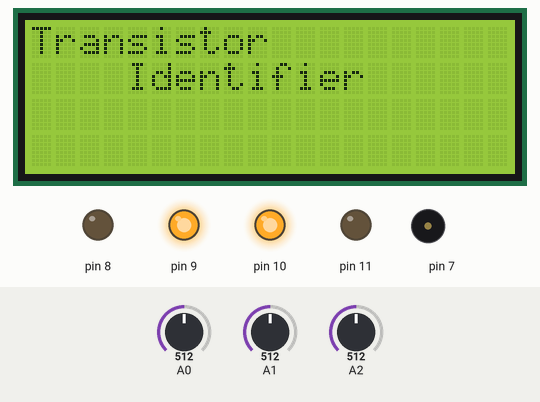
Simulated run of this sketch. Board: Arduino Uno, built with avr-gcc and run on an emulated ATmega328P. On the bench: 20×4 character LCD, output pins drawn as LEDs (lit = HIGH), buzzer (waves = sounding). The inputs (shaded band) are chosen by the test bench; at power-on: A0 = 512, A1 = 512, A2 = 512. What the sketch prints to the serial monitor is not drawn.

Above: at 0.2 s.
At 0.8 s:
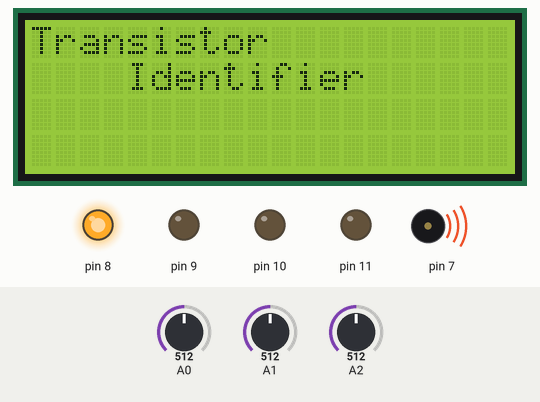
At 1.2 s:
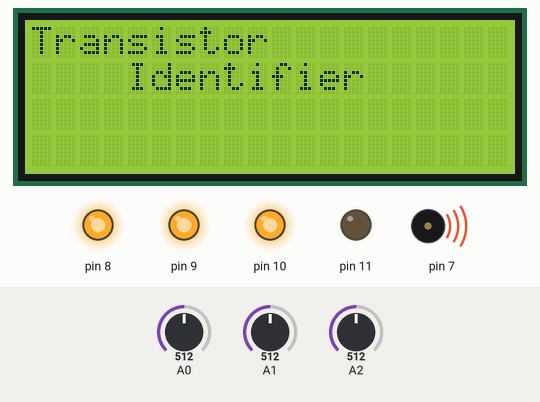
At 1.6 s:
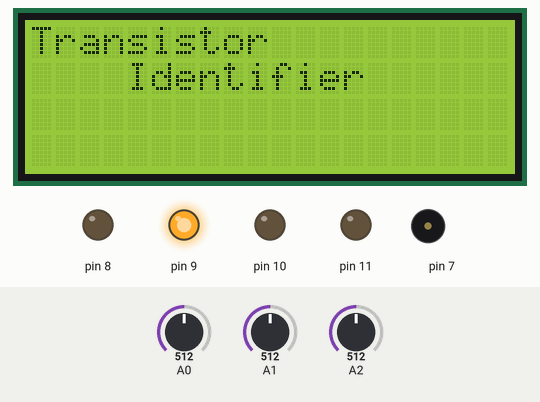
Timing chart, 0 to 3.1 s (numbered marks = the images above):
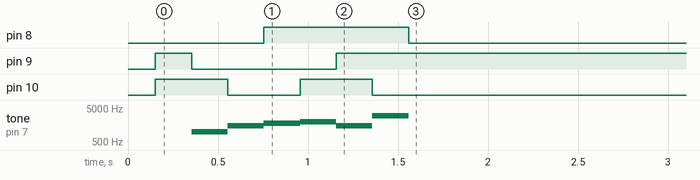

The sketch:

Transistor-identifier-i2c.ino
```cpp
//Transistor Identifier by: Seyed Roohollah marashi
//Srmarashi@yahoo.com    vitapour Gmbh Austria, Wien
// ATT: some special Transistors will not be detect with this project because of when the number of HFE are too close
// to each other. surely the component tester are more advanced and usefull  but this is very fast way to
// identifie Transistors.........Thanks for your time

#include <Wire.h>
#include <LiquidCrystal_I2C.h>
int No1;
int No2;
int No3;


int case1 = 0;
int case2 = 0;
int case3 = 0;
int case4 = 0;
int case5 = 0;
int case6 = 0;
int case7 = 0;
int case8 = 0;

LiquidCrystal_I2C lcd(0x3f, 20, 4);

void setup() {

  lcd.init();                      // initialize the lcd
  lcd.init();
  // Print a message to the LCD.
  lcd.backlight();


  // initialize digital pin LED_BUILTIN as an output.
  pinMode(7, OUTPUT);
  pinMode(8, OUTPUT);
  pinMode(9, OUTPUT);
  pinMode(10, OUTPUT);
  pinMode(11, OUTPUT);
  Serial.begin(9600);

  lcd.setCursor(0, 0);
  lcd.print("Transistor ");
  lcd.setCursor(0, 1);
  lcd.print("    Identifier");


  Serial.print("case #1 ->");
  digitalWrite(8, LOW);   // turn the LED on (HIGH is the voltage level)
  digitalWrite(9, HIGH);    // turn the LED off by making the voltage LOW
  digitalWrite(10, HIGH);
  No1 = analogRead(A0);
  No2 = analogRead(A1);
  No3 = analogRead(A2);
  Serial.print(No1);
  Serial.print("-");
  Serial.print(No2);
  Serial.print("-");
  Serial.println(No3);
  //N-channel  Mosfet  S-D-G
  if ((No1 >= 150) and (No2 >= 400) and (No3 >= 800)) case1 = 1;

  //N-channel  Mosfet  G-D-S
  if ((No1 <= 5) and (No2 >= 800) and (No3 >= 800)) case1 = 2;
  if ((No1 >= 800) and (No2 >= 800) and (No3 <= 100)) case1 = 3;


  delay(200);  tone(7, 1000);


  Serial.print("case #2 ->");
  digitalWrite(8, LOW);   // turn the LED on (HIGH is the voltage level)
  digitalWrite(9, LOW);    // turn the LED off by making the voltage LOW
  digitalWrite(10, HIGH);
  No1 = analogRead(A0);
  No2 = analogRead(A1);
  No3 = analogRead(A2);
  Serial.print(No1);
  Serial.print("-");
  Serial.print(No2);
  Serial.print("-");
  Serial.println(No3);

  //N-channel  Mosfet  S-D-G
  if ((No1 > 150) and (No2 >= 100) and (No3 > 900)) case2 = 1;
   if ((No1 > 150) and (No2 <= 50) and (No3 <=  50)) case2 = 4;

  //N-channel  Mosfet  G-D-S
  if ((No1 == 0) and (No2 >= 300) and (No3 > 400)) case2 = 2;

  delay(200);  tone(7, 1500);

  Serial.print("case #3 ->");
  digitalWrite(8, LOW);   // turn the LED on (HIGH is the voltage level)
  digitalWrite(9, LOW);    // turn the LED off by making the voltage LOW
  digitalWrite(10, LOW);
  No1 = analogRead(A0);
  No2 = analogRead(A1);
  No3 = analogRead(A2);
  Serial.print(No1);
  Serial.print("-");
  Serial.print(No2);
  Serial.print("-");
  Serial.println(No3);
  //N-channel  Mosfet  S-D-G
  if ((No1 <= 5) and (No2 <= 5) and (No3 >= 0)) case3 = 1;
  //N-channel  Mosfet  G-D-S
  if ((No1 <= 5) and (No2 >= 1) and (No3 == 0)) case3 = 2;


  delay(200);  tone(7, 1800);

  Serial.print("case #4 ->");
  digitalWrite(8, HIGH);   // turn the LED on (HIGH is the voltage level)
  digitalWrite(9, LOW);    // turn the LED off by making the voltage LOW
  digitalWrite(10, LOW);
  No1 = analogRead(A0);
  No2 = analogRead(A1);
  No3 = analogRead(A2);
  Serial.print(No1);
  Serial.print("-");
  Serial.print(No2);
  Serial.print("-");
  Serial.println(No3);
  //N-channel  Mosfet  S-D-G
  if ((No1 > 200) and (No2 > 200) and (No3 >= 0)) case4 = 1;
  //N-channel  Mosfet  G-D-S
  if ((No1 > 300) and (No2 == 0) and (No3 == 0)) case4 = 2;
if ((No1 < 200) and (No2 < 300) and (No3 >= 0)) case4 = 5;
if ((No1 == 0) and (No2 == 0) and (No3 >= 0)) case4 = 6;

  delay(200);  tone(7, 2000);


  Serial.print("case #5 ->");
  digitalWrite(8, HIGH);   // turn the LED on (HIGH is the voltage level)
  digitalWrite(9, LOW);    // turn the LED off by making the voltage LOW
  digitalWrite(10, HIGH);
  No1 = analogRead(A0);
  No2 = analogRead(A1);
  No3 = analogRead(A2);
  Serial.print(No1);
  Serial.print("-");
  Serial.print(No2);
  Serial.print("-");
  Serial.println(No3);

  //N-channel  Mosfet  S-D-G
  if ((No1 > 200) and (No1 < 900) and (No2 > 200) and (No3 > 800)) case5 = 1;

  //N-channel  Mosfet  G-D-D
  if ((No1 > 900) and (No2 > 200) and (No3 > 300)) case5 = 2;
  delay(200);  tone(7, 1500);

  Serial.print("case #6 ->");
  digitalWrite(8, HIGH);   // turn the LED on (HIGH is the voltage level)
  digitalWrite(9, HIGH);    // turn the LED off by making the voltage LOW
  digitalWrite(10, HIGH);
  No1 = analogRead(A0);
  No2 = analogRead(A1);
  No3 = analogRead(A2);
  Serial.print(No1);
  Serial.print("-");
  Serial.print(No2);
  Serial.print("-");
  Serial.println(No3);

  //N-channel  Mosfet  S-D-G
  if ((No1 > 500) and (No2 > 900) and (No3 > 900)) case6 = 1;
  //N-channel  Mosfet  G-D-S
  if ((No1 > 800) and (No2 > 800) and (No3 > 800) and (case5 = 2)) case6 = 2;

  delay(200);  tone(7, 3000);


  Serial.print("case #7 ->");
  digitalWrite(8, HIGH);   // turn the LED on (HIGH is the voltage level)
  digitalWrite(9, HIGH);    // turn the LED off by making the voltage LOW
  digitalWrite(10, LOW);
  No1 = analogRead(A0);
  No2 = analogRead(A1);
  No3 = analogRead(A2);
  Serial.print(No1);
  Serial.print("-");
  Serial.print(No2);
  Serial.print("-");
  Serial.println(No3);

  //N-channel  Mosfet  S-D-G
  if ((No1 > 900) and (No2 > 900) and (No3 > 0)) case7 = 1;

  //N-channel  Mosfet  G-D-S
  if ((No1 > 700) and (No2 > 400) and (No3 > 200) and (case4 == 2)) case7 = 2;


  delay(200);  tone(7, 3100);


  Serial.print("case #8 ->");
  digitalWrite(8, LOW);   // turn the LED on (HIGH is the voltage level)
  digitalWrite(9, HIGH);    // turn the LED off by making the voltage LOW
  digitalWrite(10, LOW);
  No1 = analogRead(A0);
  No2 = analogRead(A1);
  No3 = analogRead(A2);
  Serial.print(No1);
  Serial.print("-");
  Serial.print(No2);
  Serial.print("-");
  Serial.println(No3);
  //N-channel  Mosfet  S-D-G
  if ((No1 > 150) and (No2 > 900) and (No3 >= 0)) case8 = 1;

  //N-channel  Mosfet  G-D-S
  if ((No1 > 150) and (No2 > 900) and (No3 == 0)  and (case2 == 2)) case8 = 2;


  noTone(7);

  // Print Case # amount
  Serial.print(case1);
  Serial.print("-");
  Serial.print(case2);
  Serial.print("-");
  Serial.print(case3);
  Serial.print("-");
  Serial.print(case4);
  Serial.print("-");
  Serial.print(case5);
  Serial.print("-");
  Serial.print(case6);
  Serial.print("-");
  Serial.print(case7);
  Serial.print("-");
  Serial.println(case8);

  //NO Component or UnKnown item
  if ((case1 == 2) and (case2 == 0) and (case3 == 1) and (case4 == 2) and (case5 == 2) and (case6 == 2) and (case7 == 1) and (case8 == 1))
  {
    Serial.println("UnKnown Component or Socket Empty");
    lcd.setCursor(0, 0);
    lcd.print("!UnKnown item!");
    lcd.setCursor(0, 1);
    lcd.print("Socket Empty  ");
  }

  if ((case1 == 3) and (case2 == 4) and (case3 == 1) and (case4 == 6) and (case5 == 2) and (case6 == 2) and (case7 == 0) and (case8 == 0))
  {
    Serial.println("UnKnown Component or Socket Empty");
    lcd.setCursor(0, 0);
    lcd.print("UnKnown Component");
    lcd.setCursor(0, 1);
    lcd.print("Socket Empty");
  }

  //N-channel  Mosfet  S-D-G ANswer
  if ((case1 == 3) and (case2 == 0) and (case3 == 1) and (case4 == 6) and (case5 == 2) and (case6 == 2) and (case7 == 0) and (case8 == 0))
  {
    Serial.println("N-Channel MOSFET  1=Source 2=Drain 3=Gate");
    lcd.setCursor(0, 0);
    lcd.print("N-Ch MOSFET");
    lcd.setCursor(0, 1);
    lcd.print("1=Src 2=Drn 3=Gte");
  }

  //N-channel  Mosfet  G-D-S ANswer
  if ((case1 == 0) and (case2 == 4) and (case3 == 1) and (case4 == 0) and (case5 == 2) and (case6 == 2) and (case7 == 0) and (case8 == 0))
  {
    Serial.println("N-Channel MOSFET  1=Gate 2=Drain 3=Source");
    lcd.setCursor(0, 0);
    lcd.print("N-Ch MOSFET");
    lcd.setCursor(0, 1);
    lcd.print("1=Gte 2=Drn 3=Src");;
  }


  //P-channel  Mosfet  S-D-G ANswer
  if ((case1 == 3) and (case2 == 0) and (case3 == 1) and (case4 == 5) and (case5 == 2) and (case6 == 2) and (case7 == 0) and (case8 == 0))
  {
    Serial.println("P-Channel MOSFET  1=Source 2=Drain 3=Gate");
    lcd.setCursor(0, 0);
    lcd.print("P-Ch MOSFET");
    lcd.setCursor(0, 1);
    lcd.print("1=Src 2=Drn 3=Gte");;
  }


  //P-channel  Mosfet  G-D-S ANswer
  if ((case1 == 0) and (case2 == 4) and (case3 == 1) and (case4 == 5) and (case5 == 2) and (case6 == 2) and (case7 == 0) and (case8 == 0))
  {
    Serial.println("P-Channel MOSFET  1=Gate 2=Drain 3=Source");
    lcd.setCursor(0, 0);
    lcd.print("P-Ch MOSFET");
    lcd.setCursor(0, 1);
    lcd.print("1=Gte 2=Drn 3=Src");;
  }

  //PNP  General Transistor E-B-C ANswer
  if ((case1 == 3) and (case2 == 0) and (case3 == 1) and (case4 == 1) and (case5 == 2) and (case6 == 2) and (case7 == 0) and (case8 == 0))
  {
    Serial.println("PNP General  1=E 2=B 3=C");
    lcd.setCursor(0, 0);
    lcd.print("*** PNP ***");
    lcd.setCursor(0, 1);
    lcd.print(" 1=E 2=B 3=C");
  }

  //NPN  General Transistor  E-B-C ANswer
  if ((case1 == 0) and (case2 == 4) and (case3 == 1) and (case4 == 6) and (case5 == 2) and (case6 == 2) and (case7 == 0) and (case8 == 0))
  {
    Serial.println("NPN General  1=E 2=B 3=C");
    lcd.setCursor(0, 0);
    lcd.print("*** NPN ***");
    lcd.setCursor(0, 1);
    lcd.print(" 1=E 2=B 3=C");
  }

 if ((case1 == 0) and (case2 == 0) and (case3 == 1) and (case4 == 0) and (case5 == 2) and (case6 == 2) and (case7 == 0) and (case8 == 0))
  {
    Serial.println("5v Regulator 1-in 2-gnd 3-out");
    lcd.setCursor(0, 0);
    lcd.print("5V REG");
    lcd.setCursor(0, 1);
    lcd.print("1-IN 2-G 3-OUT");
  }

}


void loop() {
  // here is empty because of we need to run script once, when reset button pressed

}
```
